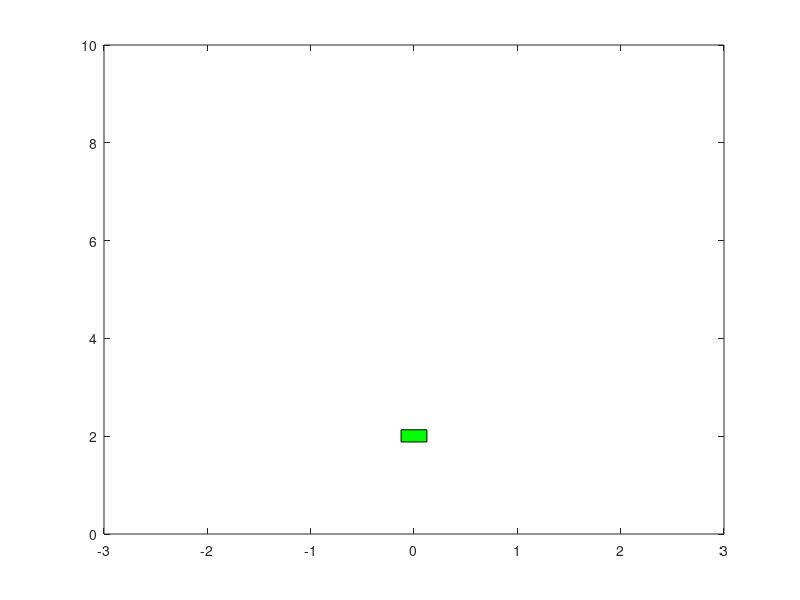

The MATLAB source for this figure:
timeDelay = 0.02;
gravityConstant = -9.81;
sensorNoise = 0.4;

runTime = 30;
runClock = 0.0;

iniVelocity = 0;
velocity = iniVelocity;
iniAlt = 1;
alt = iniAlt;
lastAlt = iniAlt;
sensorAlt = alt - sensorNoise + 2 * sensorNoise * rand(1);
targetAlt = 2;
MAX_ALT = 5;

quadcopterWeight = 1.4;
Fg = quadcopterWeight * gravityConstant;
iniMotorServo = 1318;
throttleOut = iniMotorServo;
%throttleOut = 1388;
ITermT = iniMotorServo;
MAX_THROTTLE = 1800;
MIN_THROTTLE = 1100;

kpt = 5;
kit = 0.25;
kdt = 5;

iniX = [-.25,.25,.25,-.25]; %Object Coordinates
iniY = [0,0,.5,.5];

hold off
axis([-3,3,0,15])
xlabel('X-Axis')
ylabel('Y-Axis')
title('Thrust PID')


while runClock < runTime
    %PID
    errorThrottle = targetAlt - sensorAlt;
    ITermT = ITermT + kit * timeDelay * errorThrottle;
    if ITermT > MAX_THROTTLE
        ITermT = MAX_THROTTLE;
    end
    if ITermT < MIN_THROTTLE
        ITermT = MIN_THROTTLE;
    end
    throttleOut = kpt * errorThrottle + ITermT - (kdt * (sensorAlt - lastAlt))/timeDelay;
    if throttleOut > MAX_THROTTLE
        throttleOut = MAX_THROTTLE;
    end
    if throttleOut < MIN_THROTTLE
        throttleOut = MIN_THROTTLE;
    end
    lastAlt = sensorAlt;
    
    motorThrust = 0.0044 * (throttleOut - 1000);
    netAccel = (motorThrust * -gravityConstant)/quadcopterWeight + gravityConstant;
    velocity = velocity + netAccel * timeDelay;
    %alt = alt + iniVelocity * timeDelay + netAccel * timeDelay * runClock;
    alt = alt + velocity * timeDelay; 
    sensorAlt = alt - sensorNoise + 2 * sensorNoise * rand(1);
    if alt <= 0 
        alt = 0;
        velocity = 0;
    end
    
    h = fill(0.5*iniX,0.5*iniY + alt,'g');
    axis([-3,3,0,10])
    
    pause(timeDelay);
    runClock = runClock + timeDelay;
end